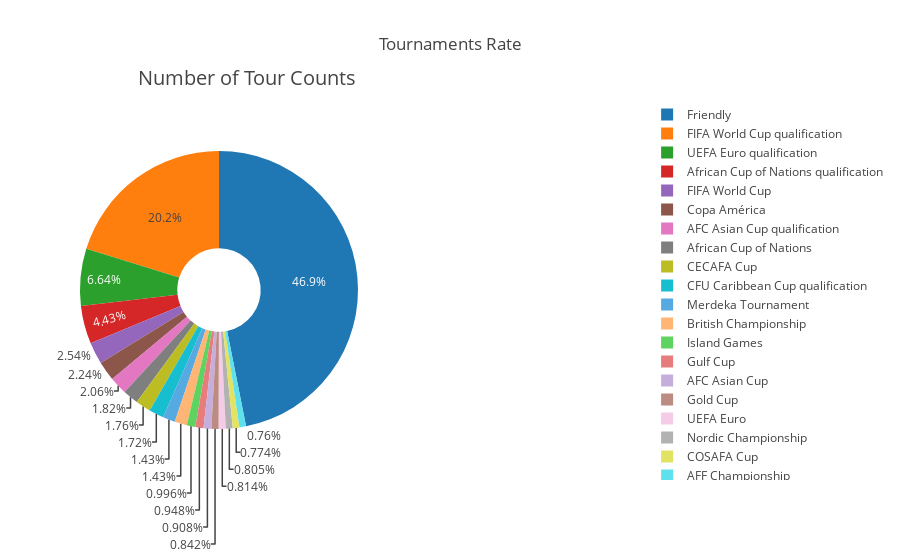

Source (notebook cell):
### Code cell
tournaments=data.tournament.value_counts()
alltournaments=tournaments[:20]

fig = {
  "data": [
    {
      "values": alltournaments.values,
      "labels": alltournaments.index,
      "domain": {"x": [0, .5]},
      "name": "Tournaments Count",
      "hoverinfo":"label+percent+name",
      "hole": .3,
      "type": "pie"
    },],
  "layout": {
        "title":"Tournaments Rate",
        "annotations": [
            { "font": { "size": 20},
              "showarrow": False,
              "text": "Number of Tour Counts",
                "x": 0.1,
                "y": 1.1
            },
        ]
    }
}
iplot(fig)

### Figure 1 — Plotly figure (JSON) as saved in the notebook; plotly's stock layout.template omitted (floating-point values rounded to 4 significant figures)
{"data": [{"domain": {"x": [0, 0.5]}, "hole": 0.3, "hoverinfo": "label+percent+name", "labels": ["Friendly", "FIFA World Cup qualification", "UEFA Euro qualification", "African Cup of Nations qualification", "FIFA World Cup", "Copa América", "AFC Asian Cup qualification", "African Cup of Nations", "CECAFA Cup", "CFU Caribbean Cup qualification", "Merdeka Tournament", "British Championship", "Island Games", "Gulf Cup", "AFC Asian Cup", "Gold Cup", "UEFA Euro", "Nordic Championship", "COSAFA Cup", "AFF Championship"], "name": "Tournaments Count", "type": "pie", "values": [16475, 7100, 2332, 1558, 892, 787, 724, 638, 620, 606, 504, 501, 350, 333, 319, 296, 286, 283, 272, 267]}], "layout": {"annotations": [{"font": {"size": 20}, "showarrow": false, "text": "Number of Tour Counts", "x": 0.1, "y": 1.1}], "title": "Tournaments Rate"}}
